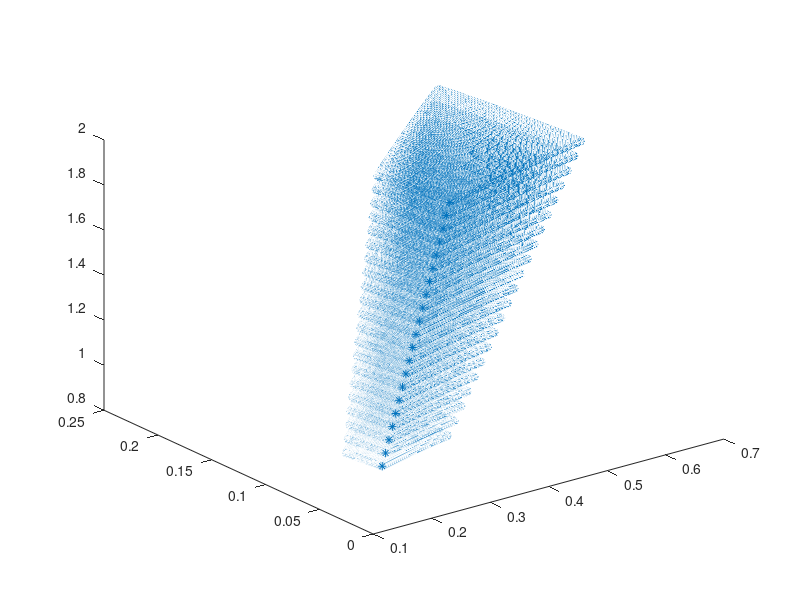

This chart was generated by the following MATLAB code:
%% Values
% Lmin = input('Lmin = ');
% Lmax = input('Lmax = ');
% LStep= input('LStep = ');
% angmin_1 = input('angMin 1 = ');
% angmax_1 = input('angMax 1 = ');
% angmin12 = input('angMin 2 = ');
% angmax2 = input('angMax 2 = ');
% angStep = input('angStep = ');

clear all
Lmin     = 1;
Lmax     = 2;
LStep    = 0.05;
angmin_1 = 10;
angmax_1 = 20;
angmin_2 = 10;
angmax_2 = 20;
angStep= 0.1;

%% Method 1
%{
figure, hold on, grid on;
tic
for L = Lmin:LStep:Lmax
    for ang1 = angmin_1:angStep:angmax_1         %angle in degrees
        for ang2 = angmin_2:angStep:angmax_2
            x = L*sin(ang1*pi/180)*cos(ang2*pi/180);        %convert angle from degree to radian
            y = L*sin(ang1*pi/180)*sin(ang2*pi/180);
            z = L*cos(ang1*pi/180);
            plot3(x,y,z,'*');
        end
    end
end
disp('Method 1:');
toc
%}
%% Method 2
%{
tic
x=0; y=0; z=0;
for L = Lmin:LStep:Lmax
    for ang1 = angmin_1:angStep:angmax_1         %angle in degrees
        for ang2 = angmin_2:angStep:angmax_2
            x = [x L*sin(ang1*pi/180)*cos(ang2*pi/180)];        %convert angle from degree to radian
            y = [y L*sin(ang1*pi/180)*sin(ang2*pi/180)];
            z = [z L*cos(ang1*pi/180)];
        end
    end
end
plot3(x,y,z,'*');
disp('Method 2:');
toc
%}
%% Method 3
%{
tic
x=[]; y=[]; z=[]; count = 0;
for L = Lmin:LStep:Lmax
    for ang1 = angmin_1:angStep:angmax_1          %angle in degrees
        for ang2 = angmin_2:angStep:angmax_2
            count = count + 1;
            x(count) = L*sin(ang1*pi/180)*cos(ang2*pi/180);        %convert angle from degree to radian
            y(count) = L*sin(ang1*pi/180)*sin(ang2*pi/180);
            z(count) = L*cos(ang1*pi/180);
        end
    end
end
plot3(x,y,z,'*');
disp('Method 3:');
toc
%}
%% Method 4
%{
tic
x=zeros(1,200); y=x; z=x; count = 0;
for L = Lmin:LStep:Lmax
    for ang1 = angmin_1:angStep:angmax_1          %angle in degrees
        for ang2 = angmin_2:angStep:angmax_2
            count = count + 1;
            x(count) = L*sin(ang1*pi/180)*cos(ang2*pi/180);        %convert angle from degree to radian
            y(count) = L*sin(ang1*pi/180)*sin(ang2*pi/180);
            z(count) = L*cos(ang1*pi/180);
        end
    end
end
plot3(x,y,z,'*');
disp('Method 4:');
toc
%}
%% Method 5
%%{
tic
size_X = ((Lmax-Lmin)/LStep) + 1;
size_Y = ((angmax_1-angmin_1)/angStep) +1;
size_Z = ((angmax_2-angmin_2)/angStep) +1;
size = size_X * size_Y * size_Z;
x=zeros(1,size); y=x; z=x; count = 0;
for L = Lmin:LStep:Lmax
    for ang1 = angmin_1:angStep:angmax_1          %angle in degrees
        for ang2 = angmin_2:angStep:angmax_2
            count = count + 1;
            x(count) = L*sin(ang1*pi/180)*cos(ang2*pi/180);        %convert angle from degree to radian
            y(count) = L*sin(ang1*pi/180)*sin(ang2*pi/180);
            z(count) = L*cos(ang1*pi/180);
        end
    end
end
plot3(x,y,z,'*');
disp('Method 5:');
toc
%%}